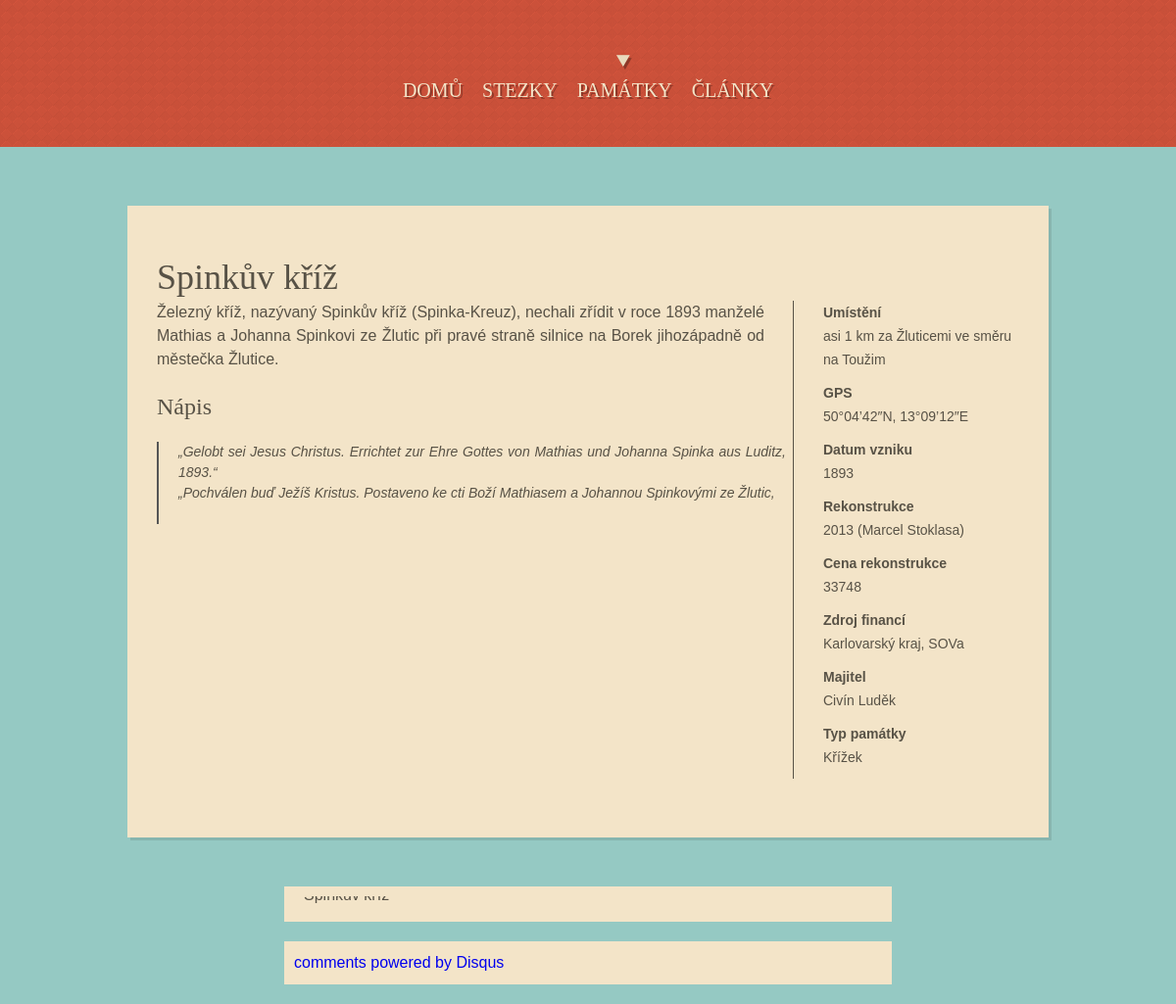
The app's page /relic/view/spinkuv-kriz with its own data.
### relic/models.py (models this page shows, shortened)
class Relic(models.Model):
    title = models.CharField(max_length=100, unique=True, verbose_name="Název")
    place = models.CharField(max_length=100, blank=True, verbose_name="Umístění")
    gps = models.CharField(max_length=50, blank=True, verbose_name="GPS")
    date_of_build = models.CharField(max_length=20, null=True, verbose_name="Datum vzniku", blank=True)
    reconstruction = models.CharField(max_length=200, null=True, verbose_name="Rekonstrukce", blank=True)
    price_of_rec = models.IntegerField(verbose_name="Cena rekonstrukce", null=True, blank=True)
    source_of_finance = models.CharField(max_length=30, blank=True, verbose_name="Zdroj financí")
    owner = models.CharField(max_length=40, blank=True, verbose_name="Vlastník")
    type_of_r = models.CharField(max_length=8, choices=types_choice, blank=True, null=True, verbose_name="Typ památky")
    sign = models.TextField(null=True, blank=True, verbose_name="Nápis")
    body = models.TextField(verbose_name="Popis")
    katalog_numb = models.CharField(max_length=30, blank=True, verbose_name="Rejstříkové č.")
    series_num = models.IntegerField(blank=True, null=True, verbose_name="Pořadová číslo")
    w_ssr = models.BooleanField(default=False, verbose_name="Stezka sovy Rozárky")
    w_kc = models.BooleanField(default=False, verbose_name="Křížková cesta")
    w_czp = models.BooleanField(default=False, verbose_name="Cesta za pověstí")
    w_csj = models.BooleanField(default=False, verbose_name="Cesta sv. Jakuba")
    w_div = models.BooleanField(default=False, verbose_name="Cesta divočinou")
    pic = ThumbnailerImageField(upload_to=get_name_file, null=True, blank=True, verbose_name="Titulní foto")
    pic2 = ThumbnailerImageField(upload_to=get_name_file, null=True, blank=True)
    picd_2 = models.CharField(max_length=100, null=True, blank=True, verbose_name="Popis")
    pic3 = ThumbnailerImageField(upload_to=get_name_file, null=True, blank=True)
    picd_3 = models.CharField(max_length=100, null=True, blank=True, verbose_name="Popis")
    pic4 = ThumbnailerImageField(upload_to=get_name_file, null=True, blank=True)
    picd_4 = models.CharField(max_length=100, null=True, blank=True, verbose_name="Popis")
    pic5 = ThumbnailerImageField(upload_to=get_name_file, null=True, blank=True)
    picd_5 = models.CharField(max_length=100, null=True, blank=True, verbose_name="Popis")
    pic6 = ThumbnailerImageField(upload_to=get_name_file, null=True, blank=True)
    picd_6 = models.CharField(max_length=100, null=True, blank=True, verbose_name="Popis")
    pic7 = ThumbnailerImageField(upload_to=get_name_file, null=True, blank=True)
    picd_7 = models.CharField(max_length=100, null=True, blank=True, verbose_name="Popis")
    pic8 = ThumbnailerImageField(upload_to=get_name_file, null=True, blank=True)
    picd_8 = models.CharField(max_length=100, null=True, blank=True, verbose_name="Popis")
    posted = models.DateField(db_index=True, auto_now_add=True)
    slug = models.SlugField(max_length=100, unique=True, verbose_name="Nechat")

### relic/views.py (the view)
def view_relic(request, slug):
    context = { 'relic': get_object_or_404(Relic, slug=slug),
                'pics': get_all_pics(get_object_or_404(Relic, slug=slug)),
                'dam': get_day_and_month(get_object_or_404(Relic, slug=slug)),
               }
    return render(request, 'view_relic.html', context)

### cont_proces.py (called while the page is built)
def extra_context(request):
    extras = {}
    extras["ALL_RELICS"] = Relic.objects.all().order_by("-title")
    return(extras)

### relic/views.py (called while the page is built)
def get_all_pics(relic):
    vysl = []
    for att in dir(relic):
        if str(att).find("pic") != -1 and str(att).find("picd_") == -1 and len(att) != 3:
            pic = getattr(relic, att)
            if getattr(relic, "picd_{0}".format(att[-1])) and pic and pic != "":
                vysl.append([pic, getattr(relic, "picd_{0}".format(att[-1]))])
            elif  pic != "":
                vysl.append([pic, ""])
    return(vysl)

def get_day_and_month(relic):
    a = relic.posted
    mes = ""
    if a.month == 1: mes = "Leden"
    elif a.month == 2: mes = "Únor"
    elif a.month == 3: mes = "Březen"
    elif a.month == 4: mes = "Duben"
    elif a.month == 5: mes = "Květen"
    elif a.month == 6: mes = "Červen"
    elif a.month == 7: mes = "Červenec"
    elif a.month == 8: mes = "Srpen"
    elif a.month == 9: mes = "Září"
    elif a.month == 10: mes = "Říjen"
    elif a.month == 11: mes = "Listopad"
    elif a.month == 12: mes = "Prosinec"
    else: mes = "nic"
    return(a.day, mes)

### relic/templates/view_relic.html (shortened to what this page needs)
{% extends 'base.html' %}
{% block current_item4 %}class="current-menu-item" {% endblock %}
{% block content %}
{% load thumbnail %}
<div class="page-content portfolio-content">
    <div class="entry-content cf">
        <h2 class="caption">{{ relic.title }}</h2>
        <div class="project-content">
            {{relic.body|safe}}
         {% if relic.sign != "" %}
         <h4 class="caption">Nápis</h4>
           <span class="pullquote-left">{{ relic.sign|safe }}</span>
         {% endif %}
        </div>
        <div class="project-info">
            {% if relic.place != "" %}
            <p><strong>Umístění</strong>{{relic.place|safe}}</p>
            {% endif %}
            {% if relic.gps != "" %}
            <p><strong>GPS</strong>{{ relic.gps }}</p>
            {% endif %}
            {% if relic.date_od_build != "" %}
            <p><strong>Datum vzniku</strong>{{ relic.date_of_build }}</p>
            {% endif %}
            {% if relic.reconstruction != "" %}
            <p><strong>Rekonstrukce</strong>{{ relic.reconstruction }}</p>
            {% endif %}
            {% if relic.price_of_rec != None %}
            <p><strong>Cena rekonstrukce</strong>{{ relic.price_of_rec }}</p>
            {% endif %}
            {% if relic.source_of_finance != "" %}
            <p><strong>Zdroj financí</strong>{{ relic.source_of_finance }}</p>
            {% endif %}
            {% if relic.owner != "" %}
            <p><strong>Majitel</strong>{{ relic.owner }}</p>
            {% endif %}
            {% if relic.type_of_r != "" %}
            <p><strong>Typ památky</strong>{{ relic.type_of_r }}</p>
            {% endif %}
        </div>
        </div>
    </div>
</div>
{% if pics %}
<div class="slider-wrapper theme-default">
    <div id="slider-project" class="nivoSlider">
        {% for pic, desc in pics %}
        {% if desc != "" %}
        <a href="{{ pic.url }}">
        </a>
        {% endif %}
        {% endfor %}
        {% else %}
        <p>There are no pics</p>
        {% endif %}
    </div>
</div>
<div class="slider-wrapper theme-default">
    <a href="http://disqus.com" class="dsq-brlink">comments powered by <span class="logo-disqus">Disqus</span></a>
</div>
{% endblock %}

### sfiles/central/css/nivo-slider.css (style rules this page uses)
.nivoSlider { position: relative; width: 100%; height: auto; overflow: hidden; }
.nivoSlider a.nivo-imageLink { position: absolute; top: 0px; left: 0px; width: 100%; height: 100%; border: 0; padding: 0; margin: 0; z-index: 6; display: none; }
.theme-default { padding: 10px; background: #f3e4c8; margin-bottom: 20px; max-height: 600px; max-width: 600px; display: block; margin-left: auto; margin-right: auto; }
.theme-default .nivoSlider { position: relative; background: #f3e4c8 url(../img/loading.gif) no-repeat 50% 50%; }
.theme-default .nivoSlider a { border: 0; display: block; }

### sfiles/central/css/style.css (style rules this page uses)
.cf:after, .cf:before { content: ""; display: table; }
.cf:after { clear: both; }
.cf { zoom: 1; }
body { font-family: Helvetica, Arial, sans-serif; font-size: 16px; line-height: 1.5em; background: #95c9c3 url(../img/grunge.png) repeat-x center 150px; }
body a { text-decoration: none; -webkit-transition: all 0.3s ease; -moz-transition: all 0.3s ease; -o-transition: all 0.3s ease; transition: all 0.3s ease; }
body p { margin-bottom: 21px; }
#main h1, #main h2, #main h3, #main h4, #main h5, #main h6 { font-family: mensch; line-height: 1.3em; }
h2 { font-size: 36px; }
h4 { font-size: 24px; }
.page-content { position: relative; background: #f3e4c8; color: #585246; padding: 50px 30px 60px 30px; box-shadow: 3px 3px 0 0 rgba(0, 0, 0, 0.1); }
.portfolio-content { margin-bottom: 40px; }
.portfolio-content .project-content { float: left; width: 620px; text-align: justify; }
.portfolio-content .project-info { float: right; width: 200px; font-size: 14px; padding-left: 30px; border-left: 1px solid #585246; }
.portfolio-content .project-info p { margin-bottom: 10px; }
.portfolio-content .project-info strong { font-weight: bold; display: block; }
.entry-content strong { font-weight: bold; }

### sfiles/central/css/elements.css (style rules this page uses)
.pullquote-right, .pullquote-left { border-left: #555555 2px solid; float: right; font-size: 14px; line-height: 1.5em; margin: 20px 0px 20px 20px; width: 100%; font-style: italic; }
.pullquote-left { float: left; margin: 20px 20px 20px 0px; padding: 0 0 0 20px; }

### records on screen
Relic: title "Spinkův kříž", body "Železný kříž, nazývaný Spinkův kříž (Spinka-Kreuz), nechali zřídit v roce 1893 manželé Mathias a Johanna Spinkovi ze Žlutic při pravé straně silnice na Borek jihozápadně od městečka Žlutice.", sign "„Gelobt sei Jesus Christus. Errichtet zur Ehre Gottes von Mathias und Johanna Spinka aus Luditz, 1893.“ „Pochválen buď Ježíš Kristus. Postaveno ke cti Boží Mathiasem a Johannou Spinkovými ze Žlutic,", place "asi 1 km za Žluticemi ve směru na Toužim", gps "50°04’42″N, 13°09’12″E", date_of_build "1893", reconstruction "2013 (Marcel Stoklasa)", price_of_rec "33748", source_of_finance "Karlovarský kraj, SOVa", owner "Civín Luděk", type_of_r "Křížek"
